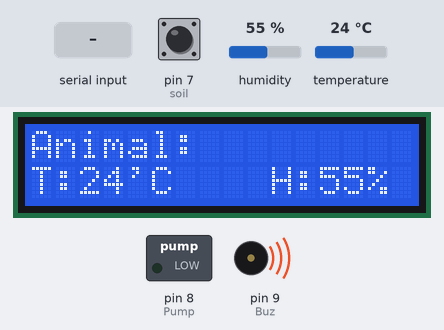
Bench run of a sketch on a simulated Arduino Uno, built with avr-gcc and run on an emulated ATmega328P. Shown: 16×2 character LCD, switched loads named in the sketch (green lamp = pin HIGH), buzzer (waves = sounding, pin HIGH). The inputs (shaded band) are chosen by the test bench; at power-on: pin 7 (soil) HIGH, humidity 55 %, temperature 24 °C. What the sketch prints to the serial monitor is not drawn.

Above: at 4.2 s.
4.3 s: "D3" received over the second serial link
At 6.1 s:
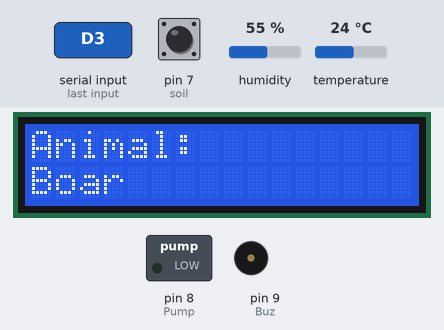
10.3 s: "D1" received over the second serial link
At 15.3 s:
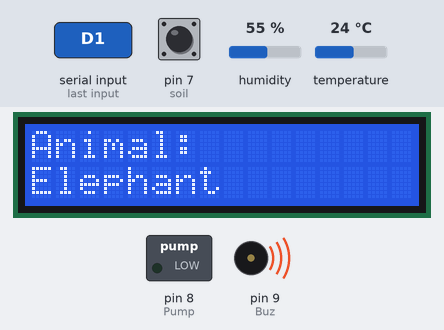
Timing chart, 0 to 16.8 s (numbered marks = the images above; inputs shaded):
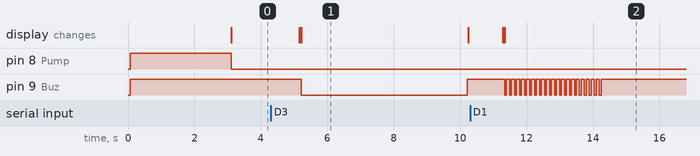

Measured:
- after the input at 4.3 s, pin 9 (Buz): HIGH → LOW after 0.91 s, → HIGH 5.0 s later; the display: first changes after 0.86 s (image 1 shows a later state)
- after the input at 10.3 s, pin 9 (Buz): alternates HIGH for 0.10 s and LOW for 0.05 s, 40 changes in all, then stays HIGH, starting after 1.0 s; the display: first changes after 0.99 s (image 2 shows a later state)
- what the display in image 1 shows lasts 5.0 s, from 5.2 s to 10.2 s

The sketch:

smart_farm_monitoring.ino.ino
```cpp
// (licence header left out)
/* Comment this out to disable prints and save space */
#include <SoftwareSerial.h>
#include <DHT.h>
#include <LiquidCrystal595.h>    // include the library
LiquidCrystal595 lcd(6, 5, 4);

static const int RXPin = 2, TXPin = 3;
SoftwareSerial Blue (RXPin, TXPin);

#define DHTPIN  14
#define DHTTYPE DHT11         // DHT 11
DHT dht(DHTPIN, DHTTYPE);

int soil = 7;
int Pump = 8;
int Buz  = 9;

String D1; // sensor1 data
String TD2; // sensor2 data
String HD3; // sensor3 data

String readString;
String cdata;

//*************************************************************************************
void setup()
 {
  Serial.begin(9600);
  Blue.begin(9600);
  dht.begin();
  lcd.begin(16, 2);               // 16 characters, 2 rows
  lcd.setLED2Pin(HIGH);
  lcd.clear();
  lcd.home ();
  pinMode(Pump,OUTPUT);  digitalWrite(Pump,HIGH);
  pinMode(Buz,OUTPUT); digitalWrite(Buz,HIGH);
  pinMode(soil,INPUT);

  lcd.setCursor(0,0); lcd.print("Animal detection  ");
  lcd.setCursor(0,1); lcd.print("    using ML.   ");
  delay(3000);  lcd.clear();
  lcd.setCursor(0,0); lcd.print("Animal:");
 }

//*************************************************************************************
void loop()
 {
  while(Blue.available())
     {
      delay(50);
      char c = Blue.read();
      readString += c;
      lcd.setCursor(0,1); lcd.print("                ");
     }
  Check_ML(); T_DATA();
  cdata = cdata + D1 + "," + TD2 + "," + HD3 + ",";  // comma will be used a delimeter
  Serial.println(cdata);
  cdata = "";
  delay(1000);
 }
//*************************************************************************************
void Check_ML()
 {
  if(readString.length() > 0)
    {
     if(readString == "D1")
       {
        D1 = "Elephant";
        lcd.setCursor(0,1); lcd.print("Elephant");
        for(int t=20; t>0; t--) { blinkLed(50,100,Buz); }
        delay(5000);
        lcd.setCursor(0,1); lcd.print("                ");
        readString = "";
       }
//----------------------------------------------------------------
     else if(readString == "D2")
       {
        D1 = "Monkey";
        lcd.setCursor(0,1); lcd.print("Monkey");
        for(int t=20; t>0; t--) { blinkLed(50,100,Buz); }
        delay(5000);
        lcd.setCursor(0,1); lcd.print("                ");
        readString = "";
       }
//----------------------------------------------------------------
     else if(readString == "D3")
       {
        D1 = "Boar";
        lcd.setCursor(0,1); lcd.print("Boar");
        digitalWrite(Buz,LOW); delay(5000);
        digitalWrite(Buz,HIGH);
        readString = "";
       }
   }
//-----------------------------------------------------------------
  else
   {
    D1 = "NA";
   }
 }

//*******************************************************************************
void T_DATA()
 {
  int h = dht.readHumidity();
  int t = dht.readTemperature();
  TD2 = t;
  HD3 = h;
   if(isnan(h) || isnan(t))
    {
     lcd.setCursor(0,1);
     lcd.print("Failed sensor...");
     return;
    }

   else
    {
     lcd.setCursor(0,1);
     lcd.print(String("T:") + t + "'C    ");
     lcd.setCursor(10, 1);
     lcd.print(String("H:") + h + "% ");
    }
//.........................................................
  int val = digitalRead(soil);
  if(val == 0)  {  digitalWrite(Pump,HIGH);  }
  else  {  digitalWrite(Pump,LOW);  }
 }

//*******************************************************************************
//*******************************************************************************
 void blinkLed(int onTime, int offTime, int pin)
  {
   digitalWrite(pin, LOW);   // turn the LED on (HIGH is the voltage level)
   delay(onTime);              // wait for a second
   digitalWrite(pin, HIGH);    // turn the LED off by making the voltage LOW
   delay(offTime);              // wait for a second
 }
```
